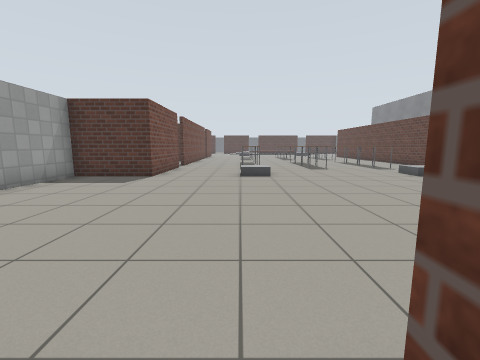
[1] (above)

24 first-person views from a walk through a robot-simulator world made for Gazebo. The camera is 1 m above the floor, tilts 8° down and sees 90° across. The floor is counted in squares, 1 m on a side. Each view is taken from the middle of a square. On the plan, view 1 faces up. The plan holds only what a view shows up to about 11 squares ahead; the rest is blank. The place goes on beyond the plan. Gazebo's built-in surfaces are drawn with simple patterns.

[2]
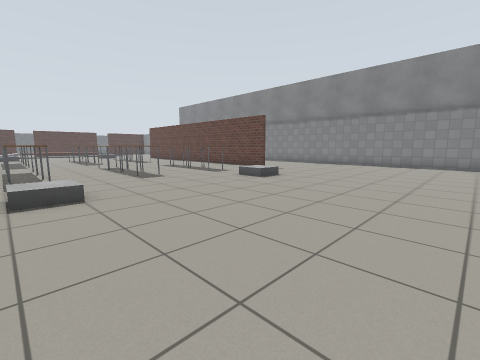

[3]
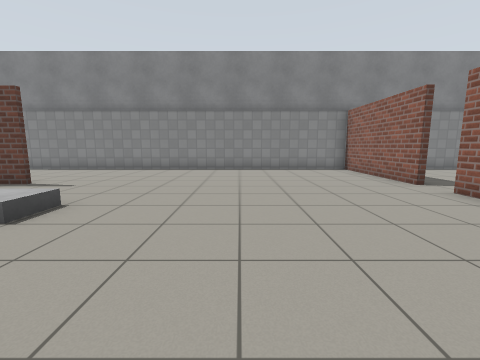

[4]
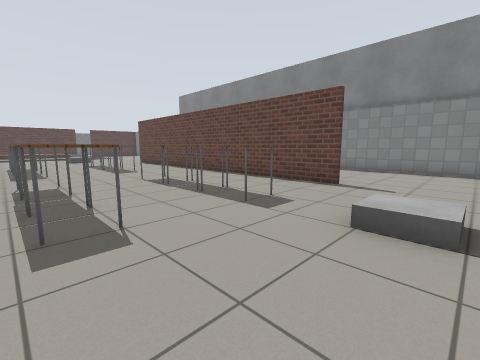

[5]
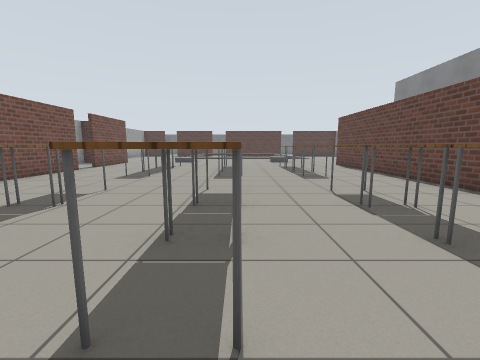

[6]
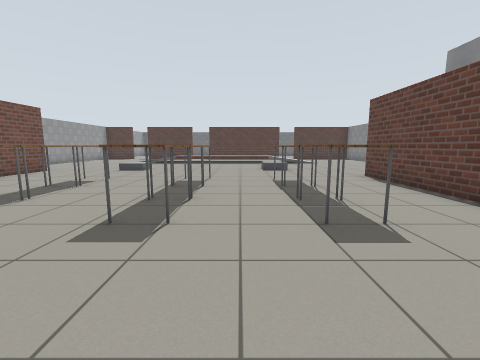

[7]
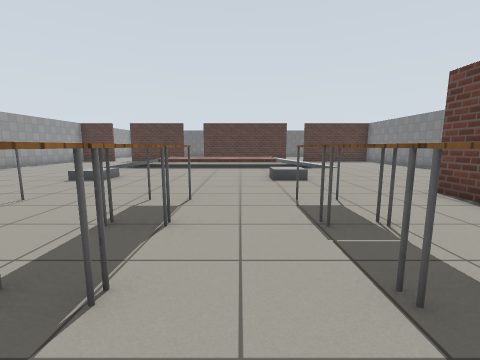

[8]
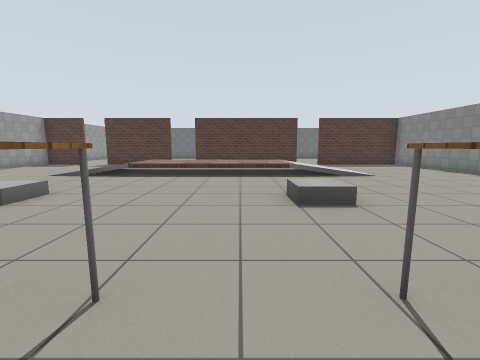

[9]
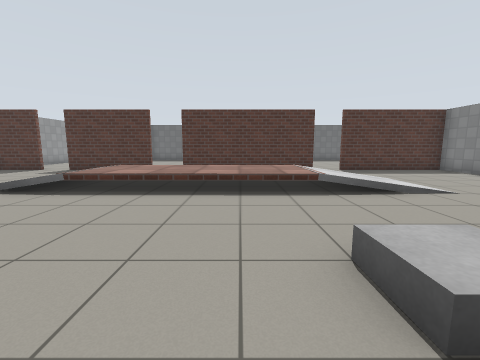

[10]
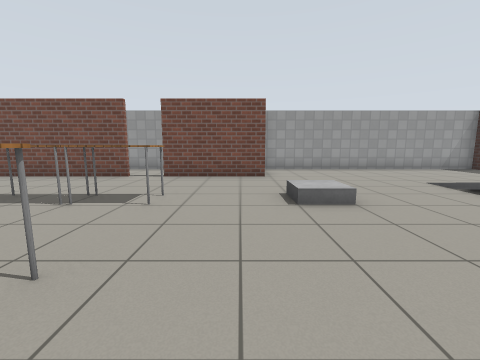

[11]
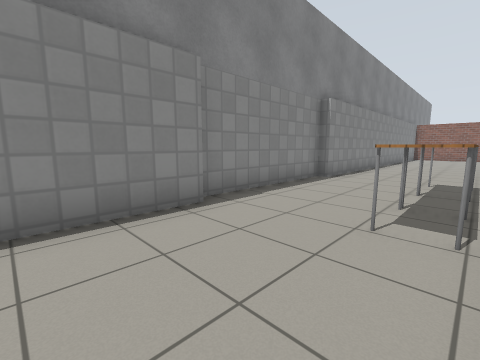

[12]
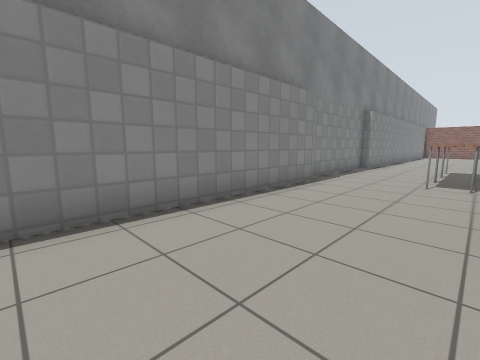

[13]
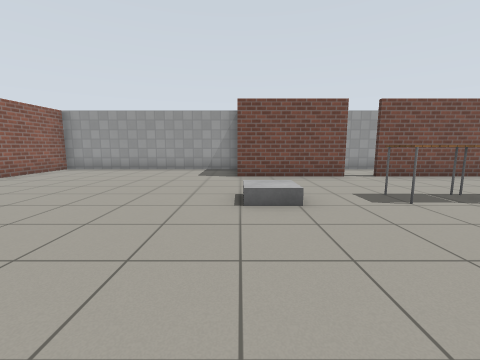

[14]
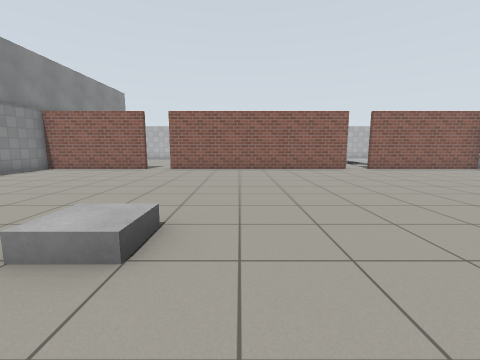

[15]
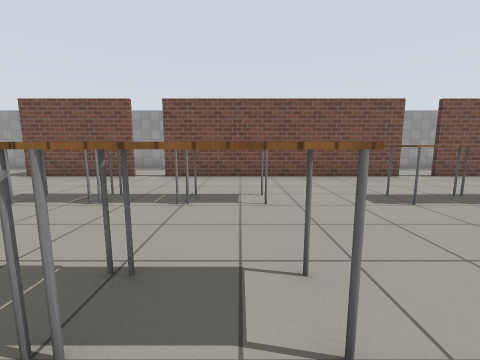

[16]
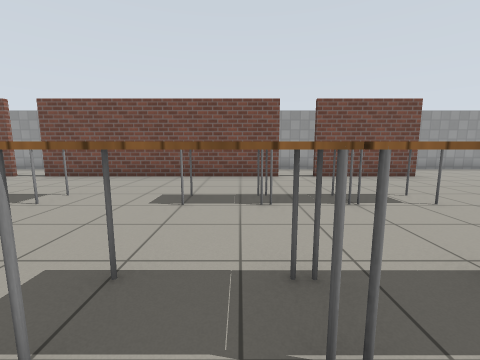

[17]
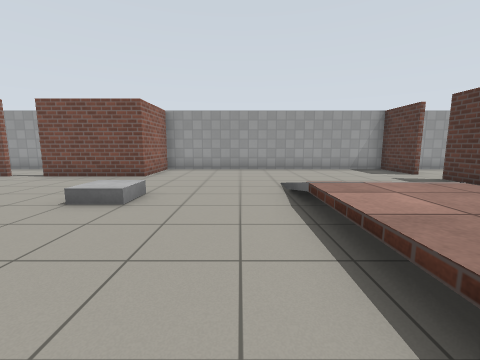

[18]
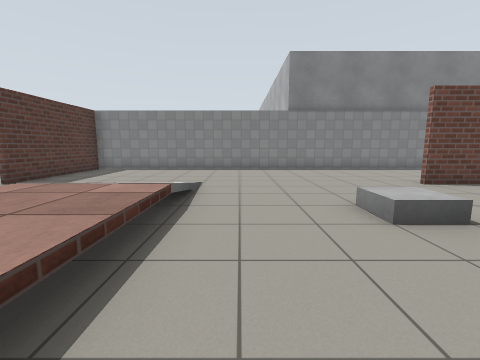

[19]
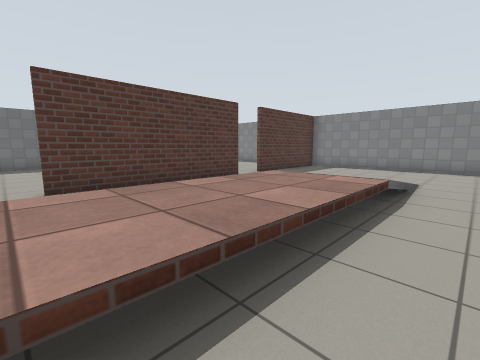

[20]
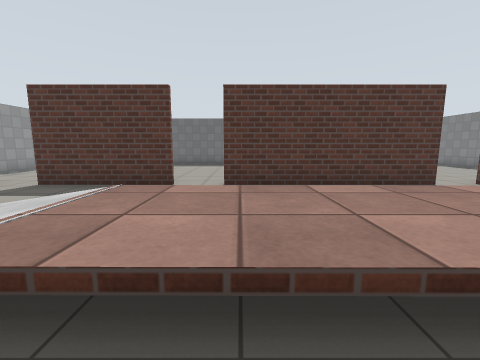

[21]
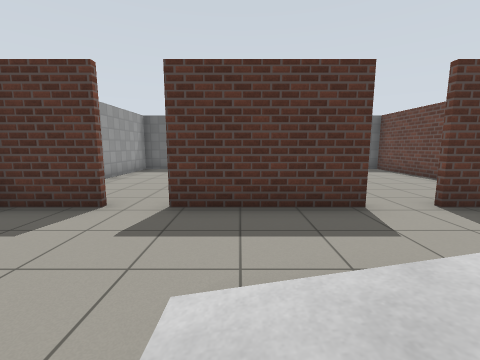

[22]
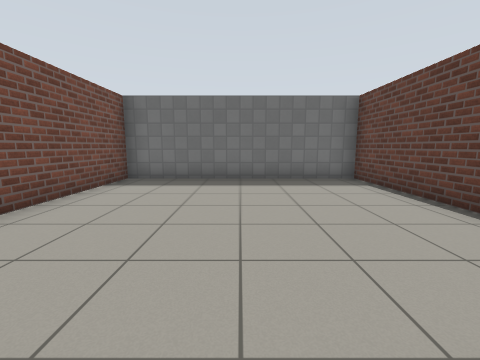

[23]
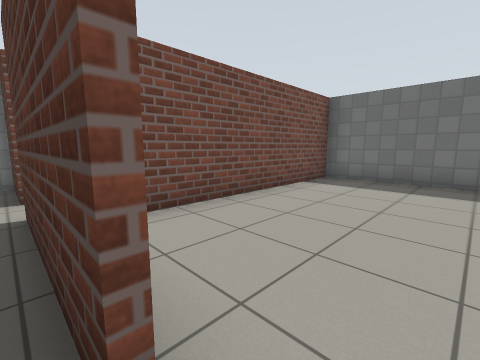

[24]
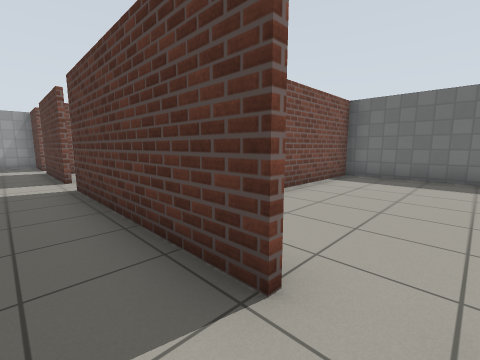

### Floor plan
Key: @ floor where view 1 was taken; # wall or solid block; x gap in a wall; . main floor; : floor 0.5 m higher than the main floor; / step, stairs or slope; T table; B grey box; S stairs.
Columns run from 6 left of view 1 to 15 right of it. Each row starts with its distance up from view 1.
 42     ############
 41 #.  #.......#...
 40 #.. #.......#...
 39 #.. #.......#...   .#
 38 #...#.......#... ...
 37 #...#....... ......
 36 #...#....... .....
 35 # ..#......  ....
 34 ###.####.######.#####
 33 #...................#
 32 #.............B ....#
 31 #.... /:::::::/ ....#
 30 #...../:::::::/ ....#
 29 #...../.......//....#
 28 #...................#
 27 #...................#
 26 #.....BB....BB......#S
 25 ####..BB....BB......#
 24 #  #................#
 23 #. #...........#....#
 22 #..#..TT..T.TT.#....#
 21 #.....TT..T.TT.#....#
 20 #..#..TT..T.TT.#....#
 19 #. #..TT..T.TT.#TT..S
 18 #. #..TT..T.TT..TT..S
 17    #............TT..S
 16    #............TT..S
 15    #..TT.TT.TT.#TT..S
 14 #  #..TT.TT.TT.#....#
 13 #..#..TT.TT.TT.#....#
 12 #.....TT.TT.TT.#....#
 11 #..#..TT.TT.TT.#....#
 10 #. #................#
  9 #  #..BB....BB......#
  8 ####..BB....BB......#
  7 #...................#
  6 #...................#
  5 #...................#
  4 #...................#
  3 #...................#
  2 #...................#
  1 #...................#
  0 ######@#######xx#####
 -1                ...
 -2                 ..
 -3                     #
 -4                     #
 -5                     #

Positions as (right, up) in squares from view 1, and headings:
1: (0, 0), facing up
2: (0, 3), facing up-right
3: (3, 5), facing right
4: (3, 8), facing up-right
5: (4, 10), facing up
6: (5, 15), facing up
7: (5, 18), facing up
8: (5, 21), facing up
9: (5, 24), facing up
10: (5, 24), facing left
11: (10, 22), facing down-right
12: (10, 26), facing down-right
13: (5, 8), facing left
14: (5, 11), facing down
15: (5, 15), facing left
16: (5, 19), facing left
17: (5, 28), facing left
18: (3, 28), facing right
19: (2, 28), facing up-right
20: (3, 28), facing up
21: (-1, 30), facing up
22: (2, 34), facing up
23: (2, 34), facing up-left
24: (9, 33), facing up-left
